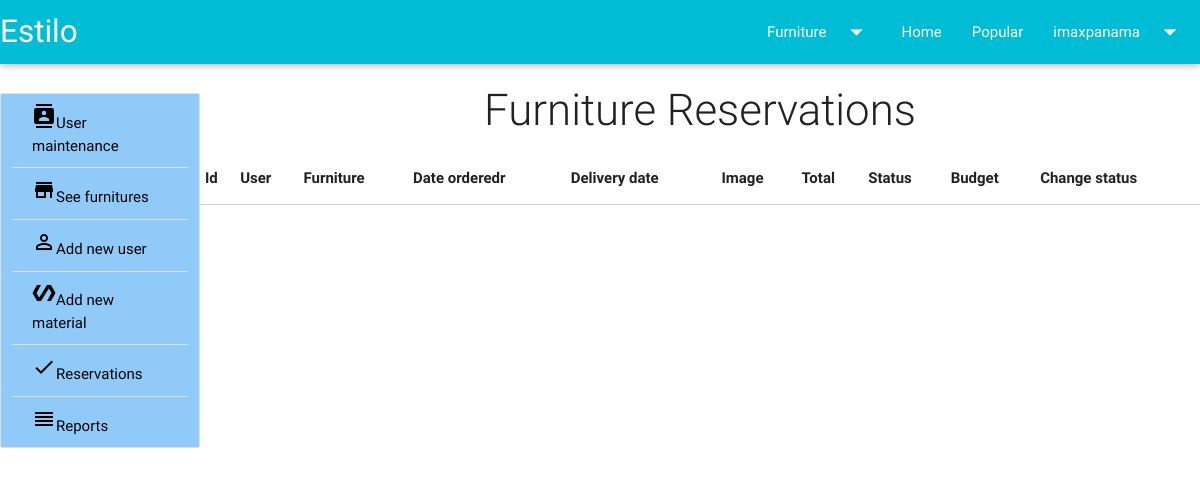
Page /ad-ver-reser.php (signed in) on the earlier database version.
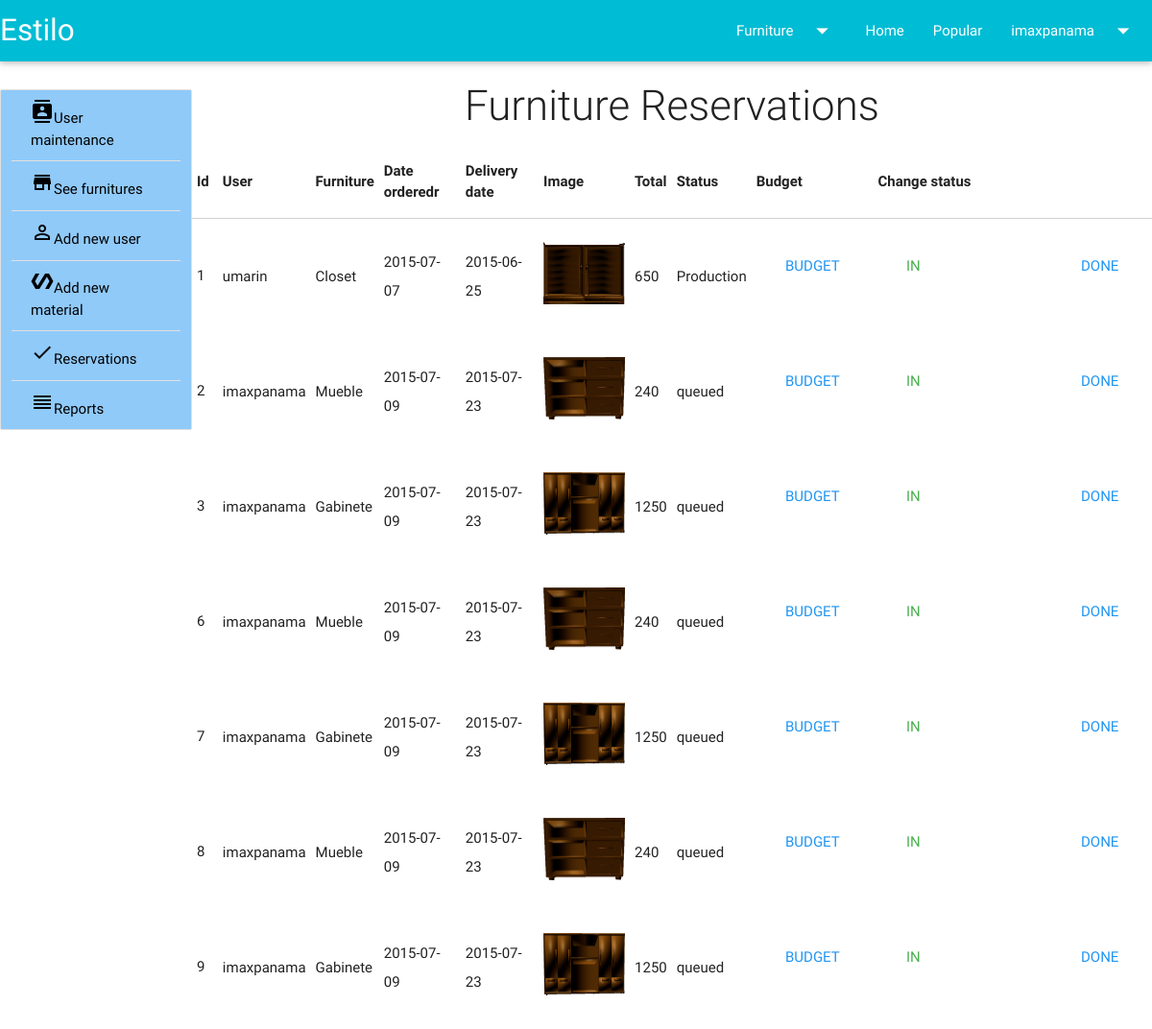
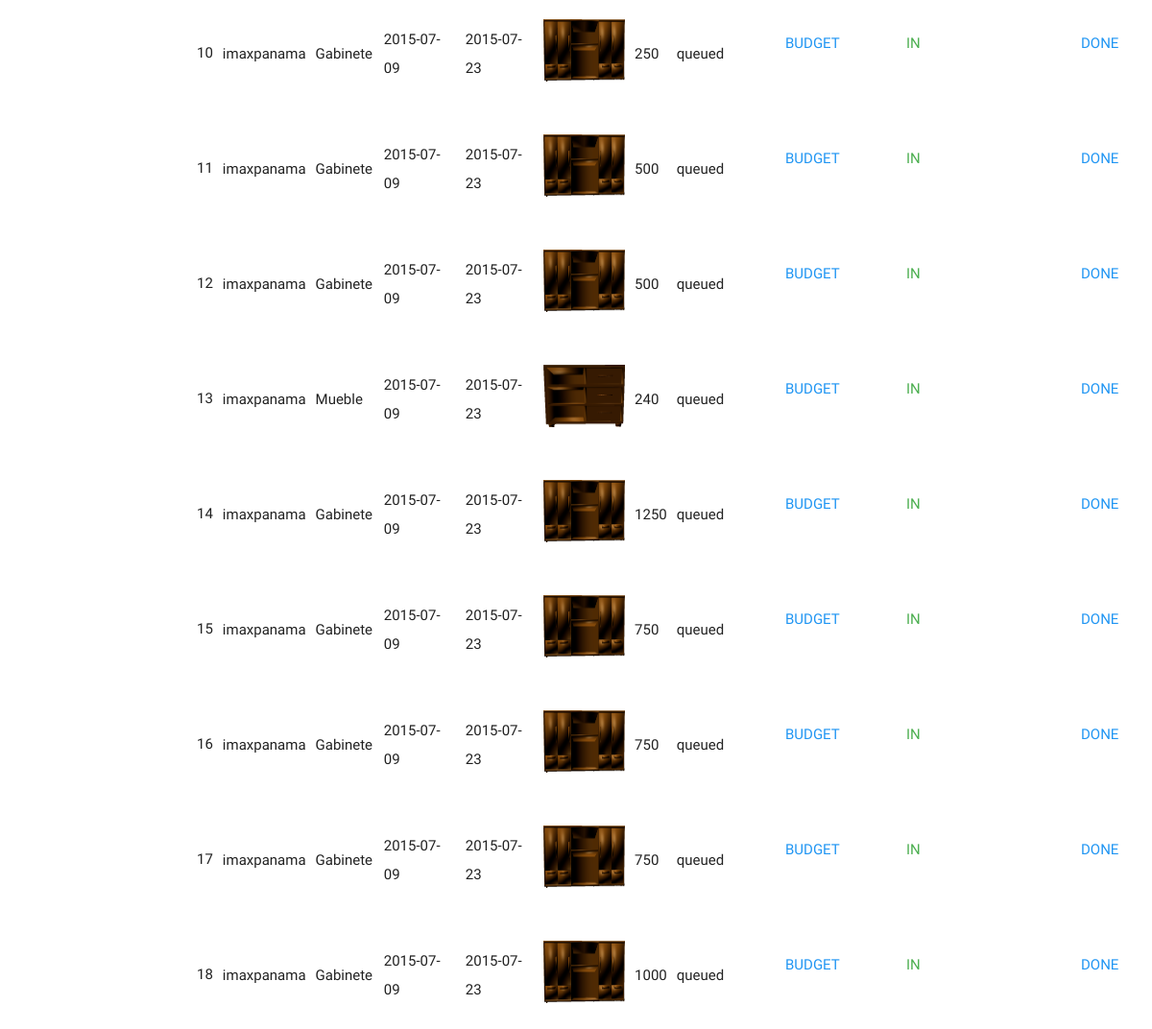
Same page on the later database version (2 pictures, top to bottom).
### tables this page shows
CREATE TABLE IF NOT EXISTS `reserva` (
  `idreserva` int(5) NOT NULL AUTO_INCREMENT,
  `total` double NOT NULL,
  `fecha_ordenado` date NOT NULL,
  `fecha_entrega` date NOT NULL,
  `img` varchar(250) NOT NULL,
  `iduser` int(5) NOT NULL,
  `idmueble` int(5) NOT NULL,
  `estado` text NOT NULL,
  `orden` varchar(10) NOT NULL,
  `canti` int(11) NOT NULL,
  PRIMARY KEY (`idreserva`),
  KEY `iduser` (`iduser`),
  KEY `idmueble` (`idmueble`)
);

CREATE TABLE IF NOT EXISTS `usuario` (
  `iduser` int(5) NOT NULL AUTO_INCREMENT,
  `usuario` varchar(25) NOT NULL,
  `nombre` varchar(25) NOT NULL,
  `apellido` varchar(25) NOT NULL,
  `contra` varchar(100) NOT NULL,
  `correo` varchar(50) NOT NULL,
  `telefono` varchar(9) NOT NULL,
  `dui` varchar(10) NOT NULL,
  `tipo` varchar(10) NOT NULL,
  PRIMARY KEY (`iduser`)
);

CREATE TABLE IF NOT EXISTS `mueble` (
  `idmueble` int(5) NOT NULL AUTO_INCREMENT,
  `nombre` varchar(50) NOT NULL,
  `descri` varchar(500) NOT NULL,
  `tipo` varchar(50) NOT NULL,
  `precio` double DEFAULT NULL,
  `img` varchar(250) DEFAULT NULL,
  `vis` int(10) DEFAULT NULL,
  PRIMARY KEY (`idmueble`)
);

### ad-ver-reser.php (the view, shortened to what this page needs)
<?php
if (isset($_SESSION['suser']) && $_SESSION['type'] == "admin") {
$consulta = 'SELECT * FROM reserva';
$result =mysql_query($consulta);
?>
<!doctype html>
<html lang="es">
<head>
</head>
<body>
 <div class="row">
  <h3 class="light center">Furniture Reservations</h3>
    <table class="responsive-table col s12 m10">
      <thead>
        <tr>
          <th>Id</th>
          <th>User</th>
          <th>Furniture</th>
          <th>Date orderedr</th>
          <th>Delivery date</th>
          <th>Image</td>
          <th>Total</th>
          <th>Status</th>
          <th>Budget</th>
          <th>Change status</th>
        </tr>
     </thead>
       <?php while($row = mysql_fetch_array($result)) {
        $sql = mysql_query("SELECT usuario FROM usuario WHERE iduser= '".$row['iduser']."'");
        $dato = mysql_fetch_array($sql);
        $user = $dato['usuario'];
        $sql0 = mysql_query("SELECT nombre FROM mueble WHERE idmueble= '".$row['idmueble']."'");
        $dato0 = mysql_fetch_array($sql0);
        $mueble = $dato0['nombre'];
        ?>
      <tr>
        <td><input type="hidden" value="<?php echo $row['idreserva'];?>"><?php echo $row['idreserva'];?></td>
        <td><p><?php echo $user;?></p></td>
        <td><p><?php echo $mueble;?></p></td>
        <td><p><?php echo $row['fecha_ordenado'];?></p></td>
        <td><p><?php echo $row['fecha_entrega'];?></p></td>
        <td><img src="<?php echo $row['img'];?>" style="width: 85px; height:65px;"></td>
        <td><p><?php echo $row['total'];?></p></td>
        <td><p><?php echo $row['estado'];?></p></td>
        <td><a href="ad-ver-pre.php?m=<?php echo $row['idmueble'];?>" class="waves-effect waves-teal btn-flat blue-text">Budget</a></td>
        <td><a href="php/upt.php?id=<?php echo $row['idmueble'];?>" class="waves-effect waves-teal btn-flat green-text">In producction  </a></td>
        <td><a href="php/upt1.php?id=<?php echo $row['idmueble'];?>" class="waves-effect waves-teal btn-flat blue-text">Done</a></td>
        <?php } ?>
      </tr>
    </table>
  </div>
</body>
</html>
 <?php
}else{
  echo '<script> alert("Unauthenticated user"); location.href = "index.php"; </script>';
}
  ?>

### css/style.css (style rules this page uses)
p { line-height: 2rem; }

Differences in the rows shown:
added reserva: idreserva "1", iduser.usuario "umarin", mueble.nombre "Closet", fecha_ordenado "2015-07-07", fecha_entrega "2015-06-25", img (picture), total "650", estado "Production"
added reserva: idreserva "2", iduser.usuario "imaxpanama", mueble.nombre "Mueble", fecha_ordenado "2015-07-09", fecha_entrega "2015-07-23", img (picture), total "240", estado "queued"
added reserva: idreserva "3", iduser.usuario "imaxpanama", mueble.nombre "Gabinete", fecha_ordenado "2015-07-09", fecha_entrega "2015-07-23", img (picture), total "1250", estado "queued"
added reserva: idreserva "6", iduser.usuario "imaxpanama", mueble.nombre "Mueble", fecha_ordenado "2015-07-09", fecha_entrega "2015-07-23", img (picture), total "240", estado "queued"
added reserva: idreserva "7", iduser.usuario "imaxpanama", mueble.nombre "Gabinete", fecha_ordenado "2015-07-09", fecha_entrega "2015-07-23", img (picture), total "1250", estado "queued"
added reserva: idreserva "8", iduser.usuario "imaxpanama", mueble.nombre "Mueble", fecha_ordenado "2015-07-09", fecha_entrega "2015-07-23", img (picture), total "240", estado "queued"
added reserva: idreserva "9", iduser.usuario "imaxpanama", mueble.nombre "Gabinete", fecha_ordenado "2015-07-09", fecha_entrega "2015-07-23", img (picture), total "1250", estado "queued"
added reserva: idreserva "10", iduser.usuario "imaxpanama", mueble.nombre "Gabinete", fecha_ordenado "2015-07-09", fecha_entrega "2015-07-23", img (picture), total "250", estado "queued"
added reserva: idreserva "11", iduser.usuario "imaxpanama", mueble.nombre "Gabinete", fecha_ordenado "2015-07-09", fecha_entrega "2015-07-23", img (picture), total "500", estado "queued"
added reserva: idreserva "12", iduser.usuario "imaxpanama", mueble.nombre "Gabinete", fecha_ordenado "2015-07-09", fecha_entrega "2015-07-23", img (picture), total "500", estado "queued"
added reserva: idreserva "13", iduser.usuario "imaxpanama", mueble.nombre "Mueble", fecha_ordenado "2015-07-09", fecha_entrega "2015-07-23", img (picture), total "240", estado "queued"
added reserva: idreserva "14", iduser.usuario "imaxpanama", mueble.nombre "Gabinete", fecha_ordenado "2015-07-09", fecha_entrega "2015-07-23", img (picture), total "1250", estado "queued"
added reserva: idreserva "15", iduser.usuario "imaxpanama", mueble.nombre "Gabinete", fecha_ordenado "2015-07-09", fecha_entrega "2015-07-23", img (picture), total "750", estado "queued"
added reserva: idreserva "16", iduser.usuario "imaxpanama", mueble.nombre "Gabinete", fecha_ordenado "2015-07-09", fecha_entrega "2015-07-23", img (picture), total "750", estado "queued"
added reserva: idreserva "17", iduser.usuario "imaxpanama", mueble.nombre "Gabinete", fecha_ordenado "2015-07-09", fecha_entrega "2015-07-23", img (picture), total "750", estado "queued"
added reserva: idreserva "18", iduser.usuario "imaxpanama", mueble.nombre "Gabinete", fecha_ordenado "2015-07-09", fecha_entrega "2015-07-23", img (picture), total "1000", estado "queued"
